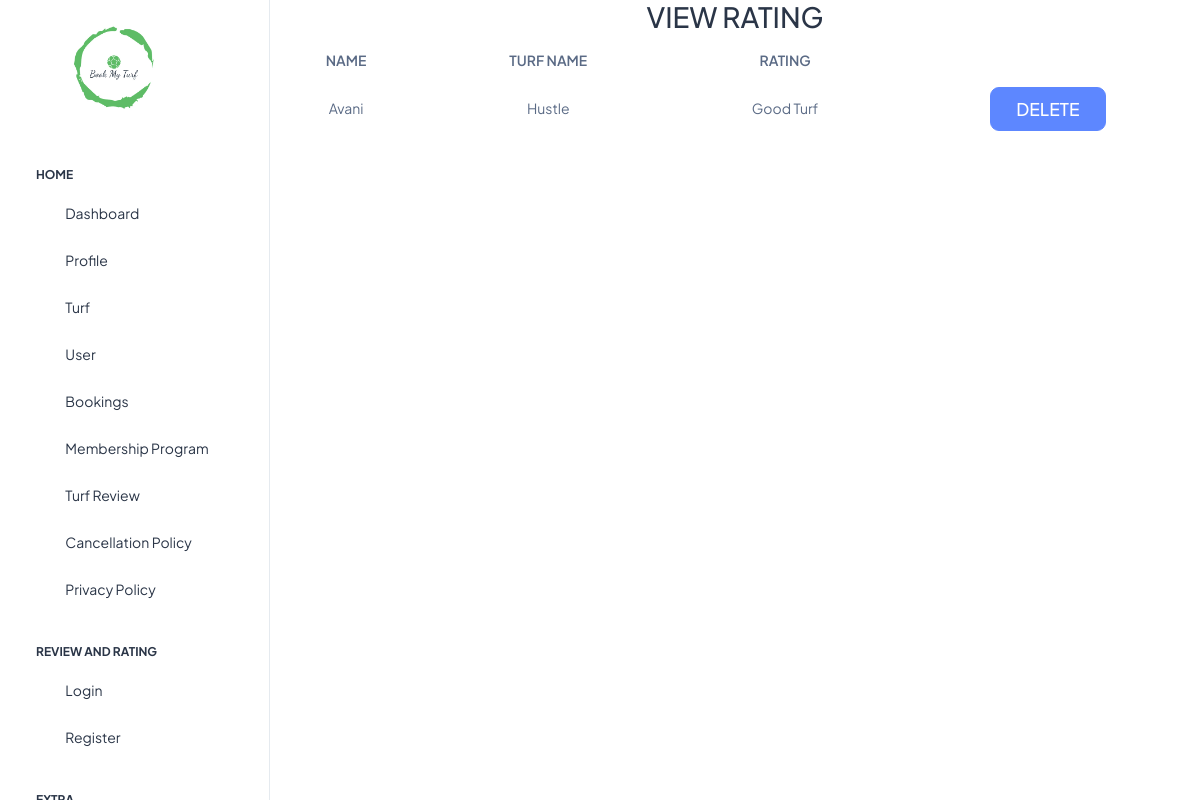
Page /viewturfrating/ on the committed database.
### turf_app/models.py (models this page shows)
class turfreview_tbl(models.Model):
    user_id = models.ForeignKey(usertbl, on_delete=models.CASCADE, null=True)
    turf_id = models.ForeignKey(turftbl, on_delete=models.CASCADE, null=True)
    rating = models.CharField(max_length=15, null=True)

class usertbl(models.Model):
    fname = models.CharField(max_length=20, null=True)
    mname = models.CharField(max_length=20, null=True)
    lname = models.CharField(max_length=20, null=True)
    gender = models.CharField(max_length=7, null=True)
    dob = models.DateField(null=True)
    phoneno = models.IntegerField(null=True)
    email = models.EmailField(null=True)
    username = models.CharField(max_length=10, null=True)
    password = models.CharField(max_length=10, null=True)

class turftbl(models.Model):
    tname = models.CharField(max_length=20, null=True)
    loc = models.CharField(max_length=50, null=True)
    timing = models.CharField(max_length=20, null=True)
    contact = models.IntegerField(null=True)
    email = models.EmailField(null=True)
    image = models.ImageField(null=True, upload_to='media')
    services = models.CharField(max_length=60, null=True)
    amenities = models.TextField(max_length=60, null=True)
    amount = models.IntegerField(max_length=4, null=True)

### turf_app/views.py (the view)
# urls.py: path("viewturfrating/", views.viewturfrating),
def viewturfrating(request):
    v = turfreview_tbl.objects.all()
    return render(request, "viewturfrating.html", {"v": v})

### templates/viewturfrating.html (shortened to what this page needs)
<!DOCTYPE html>
{%load static%}
<html lang="en">
<head>
</head>
<body>
{% include 'sidebar2.html' %}
  <div class="body-wrapper">
<h2>VIEW RATING</h2>
<table>
    <tr>
        <th>NAME</th>
         <th>TURF NAME</th>
        <th>RATING</th>
    </tr>
    {%for i in v%}
    <tr>
        <td>{{i.user_id.fname}}</td>
        <td>{{i.turf_id.tname}}</td>
        <td>{{i.rating}}</td>
        <td> <a href="/deleterating/{{i.id}}" class="btn btn-primary btn-lg btn-block" style="width:40%;">DELETE</a></td>
    </tr>
    {%endfor%}
</table>
  </div>
</body>
</html>

### templates/viewturfrating.html (style rules this page uses)
body { margin: 0; font-family: Arial, Helvetica, sans-serif; }
table { border-collapse: collapse; width: 100% }
tr,td,th { border: 1px solid #dddddd; text-align: center; padding: 8px; }
h2 { text-align: center; }

### rows in the picture
turfreview_tbl: user_id.fname "Avani", turf_id.tname "Hustle", rating "Good Turf"
